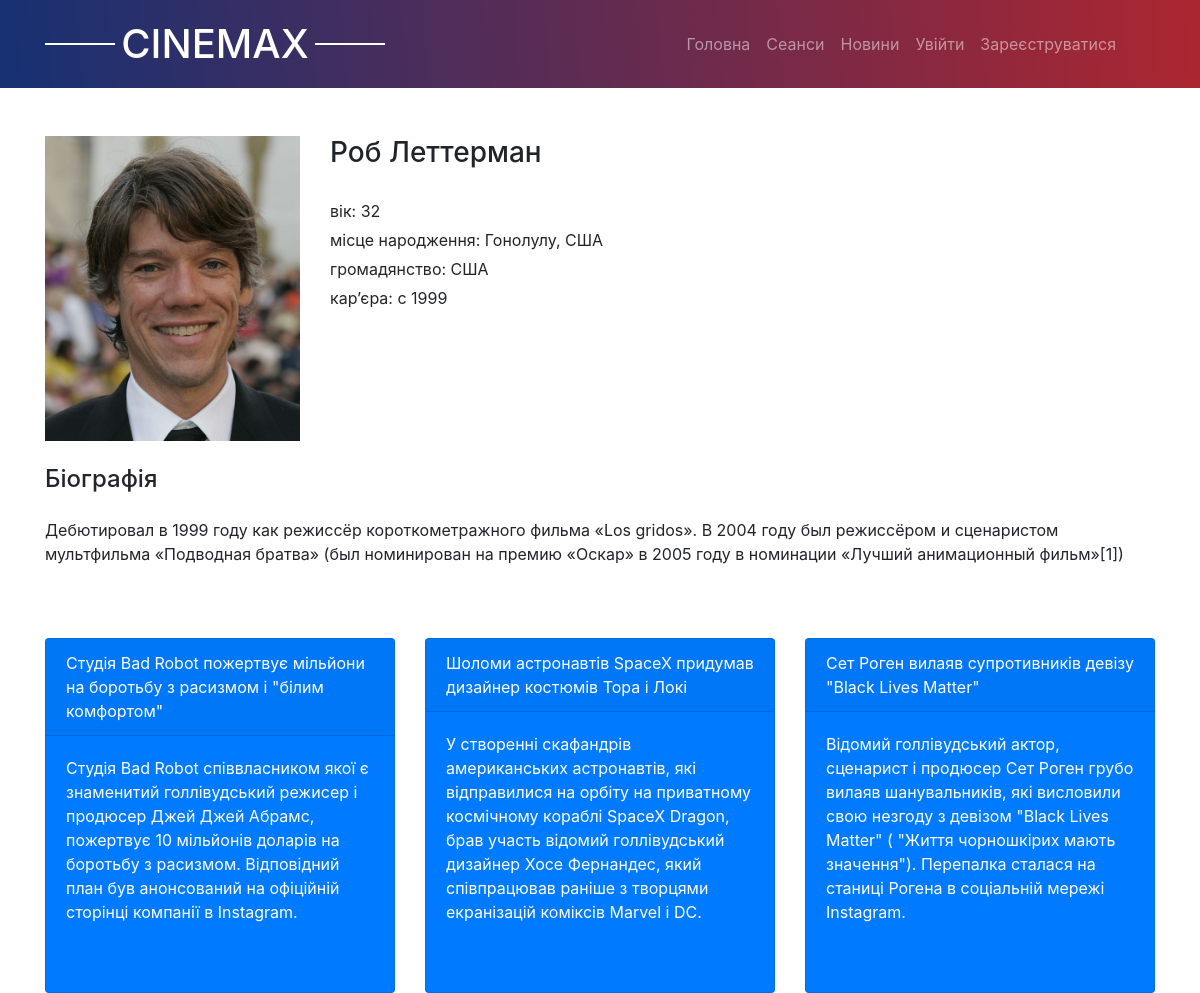
Before: /actor/11/ with the older database file.
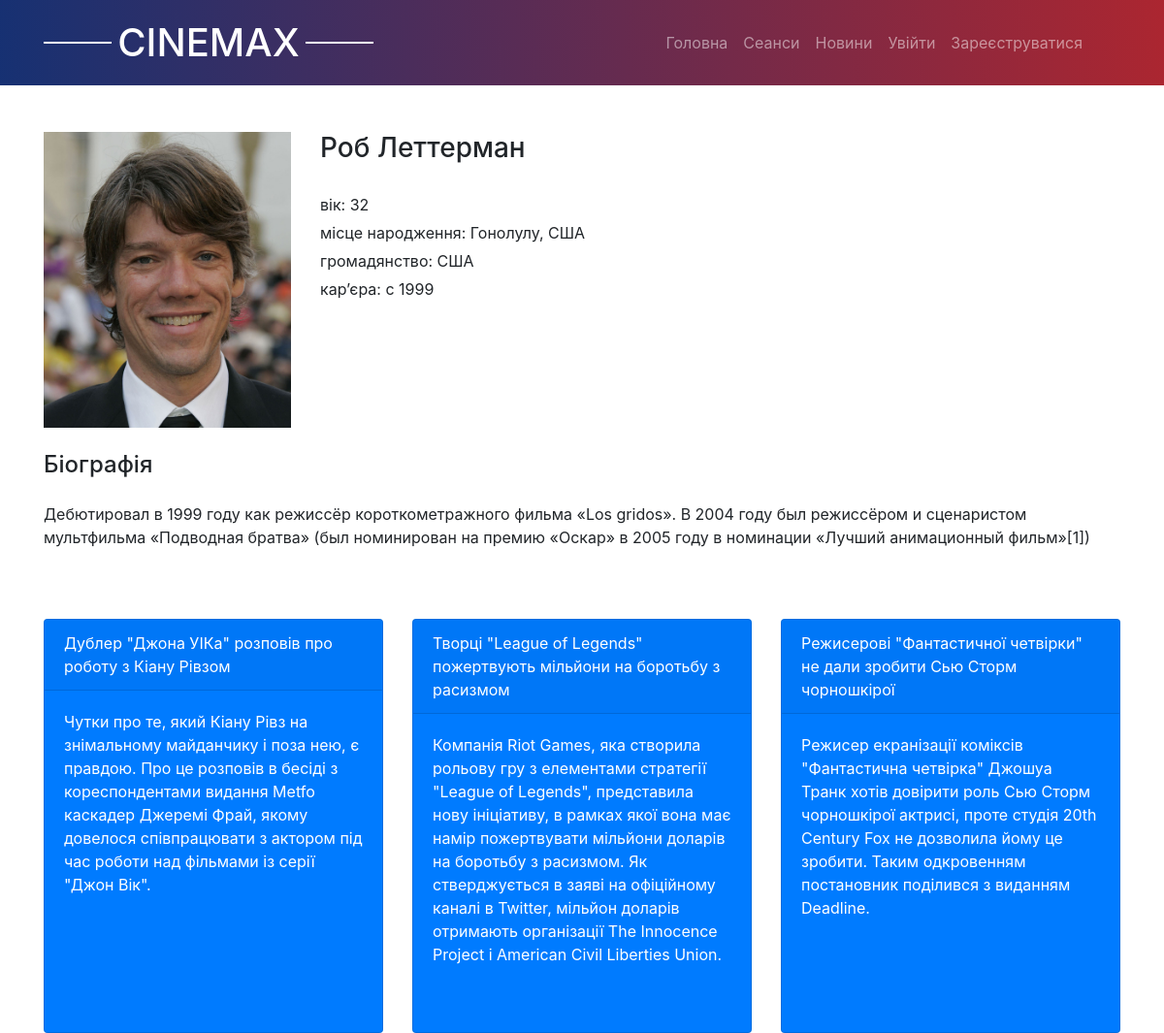
After: the same page with the newer database file.
### app/models.py (models this page shows, shortened)
class TimeStampMixin(models.Model):
    created_at = models.DateTimeField(auto_now_add=True, null=True)
    updated_at = models.DateTimeField(auto_now=True, null=True)
    class Meta:
        abstract = True

class Actor(TimeStampMixin, models.Model ): # актеры и режисеры
    name = models.CharField(max_length = 150)
    age = models.PositiveSmallIntegerField("Возраст")
    birthplace = models.CharField(max_length = 300)
    citizenship = models.CharField(max_length = 150)
    career = models.CharField(max_length = 150)
    biography = models.TextField("Биография")
    image = models.ImageField(upload_to = 'actors/')

### news/models.py (models this page shows, shortened)
class TimeStampMixin(models.Model):
    created_at = models.DateTimeField(auto_now_add=True, null=True)
    updated_at = models.DateTimeField(auto_now=True, null=True)
    class Meta:
        abstract = True

class ParseMovieInfo(TimeStampMixin, models.Model):
    title = models.CharField(max_length = 300)
    date = models.CharField(max_length = 50)
    short_describe = models.TextField()
    full_describe = models.TextField()
    liked = models.ManyToManyField(User, default = None, blank = True, related_name = 'liked')
    dislike = models.ManyToManyField(User, default = None, blank = True, related_name = 'dislike')
    url = models.SlugField(max_length = 300)

### app/views.py (the view)
# urls.py: path('actor/<int:pk>/', app_views.ActorDetailView.as_view(), name = "actor_detail" ),
class ActorDetailView(View):
    def get(self, request, pk):
        article = ParseMovieInfo.objects.order_by('-id').all()
        actor = Actor.objects.get(id=pk)
        context = {
            'actor': actor,
            'article': article,
        }
        return render(request, 'app_template/actor_detail.html', context)

### templates/app_template/actor_detail.html (shortened to what this page needs)
{% extends "base.html" %}
{% load static %}
{% block content %}
    <div class="container">
        <div class="row mt-5 actor-info">
                <div class="col-md-3">
                    <img class="img-fluid " src="{{ actor.image.url }}" alt="poster">
                </div>
                <div class="col-md-9">
                    <h3>{{ actor.name }}</h3> <br>
                    <p>вік:  {{ actor.age }} <br></p>
                    <p>місце народження: {{ actor.birthplace }} <br></p>
                    <p>громадянство:  {{ actor.citizenship }} <br></p>
                    <p>кар’єра: {{ actor.career }} <br></p>
                </div>
        </div>
        <h4 class="my-4">Біографія</h4>
        {{ actor.biography }} <br>
        <div class="row mt-5">
            {% for news in article|slice:"3" %}
            <div class="col-12 mt-3 mt-md-0 col-md-4">
                <div class="card my-4 bg-primary h-100">
                    <div class="card-header">
                        <a class="text-white" href="{% url 'news:news_detail' news.url %}">{{ news.title }}</a>
                    </div>
                    <div class="card-body text-white news_content">
                        {{ news.short_describe }}
                    </div>
                </div>
            </div>
            {% endfor %}
        </div>
    </div>
{% endblock  %}

### templates/base.html (shortened to what this page needs)
{% load static %} {% load account %}{% load i18n %}
<!DOCTYPE html>
<html lang="en">
<head>
    <link rel="stylesheet" href="{% static 'css/fontawsome.min.css' %}">
    <link rel="stylesheet" type="text/css" href="{% static 'css/normalize.css' %}">
    <link rel="stylesheet" type="text/css" href="{% static 'css/bootstrap.min.css' %}">
    <link rel="stylesheet" type="text/css" href="{% static 'css/base.css' %}">
</head>
<body>
    <header class="header">
        <div class="container">
            <div class="header-wrap ">
                <nav class="d-flex align-items-center navbar-expand-lg navbar-dark w-100 row">
                  <div class="col-4">
                    <h1 class="logo">
                      <span class="line"></span>
                      <a href="{% url 'app:home' %}">Cinemax</a>
                      <span class="line"></span>
                    </h1>
                  </div>
                  <div class="{% if user.is_anonymous %} col-8 {% else %} col-4 {% endif %} ml-auto d-flex justify-content-between align-items-center">
                    <div class="collapse navbar-collapse p-3 justify-content-end text-right" id="navbarSupportedContent">
                      <ul class="navbar-nav row">
                        <li class="nav-item">
                          <a class="nav-link" href="{% url 'app:home' %}">Головна<span class="sr-only">(current)</span></a>
                        </li>
                        <li class="nav-item ">
                          <a class="nav-link" href="{% url 'app:sessions' %}">Сеанси</a>
                        </li>
                        <li class="nav-item">
                          <a class="nav-link" href="{% url 'news:movie_news' %}">Новини</a>
                        </li>
                        {% if user.is_anonymous %}
                          <li class="nav-item ">
                            <a class="nav-link" href="{% url 'account_login' %}">Увійти</a>
                          </li>
                          <li class="nav-item">
                            <a class="nav-link" href="{% url 'account_signup' %}">Зареєструватися</a>
                          </li>
                        {% endif %}
                      </ul>
                    </div>
                  </div>
                </nav>
            </div>
        </div>
      </header>
      {% block content %}
      {% endblock  %}
</body>
</html>

### static/css/base.css (style rules this page uses)
h1,h2,h3,h4,h5,h6,p { padding: 0;margin: 0; }
p { margin: 5px 0; }
li { list-style: none; }
a { text-decoration: none; }
.header { background: linear-gradient(265.6deg, #C72424 -18.27%, #133174 102.06%); }
.header-wrap { display: flex; justify-content: space-between; }
.logo a { text-decoration: none; color: #fff; text-transform: uppercase; }
.logo { display: flex; justify-content: space-between; align-items: center; color: #fff; padding: 20px 0; }
.line { display: block; height: 2px; width: 70px; background-color: #fff; }
.container { max-width: 1140px !important; }
@media (min-width: 1200px) { .container { max-width: 1140px; } }
@media (min-width: 992px) { .container { max-width: 960px; } }
@media (min-width: 768px) { .container { max-width: 720px; } }

Changed rows visible on the page:
no longer on this page (row unchanged): ParseMovieInfo: title "Студія Bad Robot пожертвує мільйони на боротьбу з расизмом і \"білим комфортом\"", short_describe "Студія Bad Robot співвласником якої є знаменитий голлівудський режисер і продюсер Джей Джей Абрамс, пожертвує 10 мільйонів доларів на боротьбу з расизмом. Відповідний план був анонсований на офіційній сторінці компанії в Instagram."
no longer on this page (row unchanged): ParseMovieInfo: title "Шоломи астронавтів SpaceX придумав дизайнер костюмів Тора і Локі", short_describe "У створенні скафандрів американських астронавтів, які відправилися на орбіту на приватному космічному кораблі SpaceX Dragon, брав участь відомий голлівудський дизайнер Хосе Фернандес, який співпрацював раніше з творцями екранізацій коміксів Marvel і DC."
no longer on this page (row unchanged): ParseMovieInfo: title "Сет Роген вилаяв супротивників девізу \"Black Lives Matter\"", short_describe "Відомий голлівудський актор, сценарист і продюсер Сет Роген грубо вилаяв шанувальників, які висловили свою незгоду з девізом \"Black Lives Matter\" ( \"Життя чорношкірих мають значення\"). Перепалка сталася на станиці Рогена в соціальній мережі Instagram."
added ParseMovieInfo: title "Дублер \"Джона УІКа\" розповів про роботу з Кіану Рівзом", short_describe "Чутки про те, який Кіану Рівз на знімальному майданчику і поза нею, є правдою. Про це розповів в бесіді з кореспондентами видання Metfo каскадер Джеремі Фрай, якому довелося співпрацювати з актором під час роботи над фільмами із серії \"Джон Вік\"."
added ParseMovieInfo: title "Творці \"League of Legends\" пожертвують мільйони на боротьбу з расизмом", short_describe "Компанія Riot Games, яка створила рольову гру з елементами стратегії \"League of Legends\", представила нову ініціативу, в рамках якої вона має намір пожертвувати мільйони доларів на боротьбу з расизмом. Як стверджується в заяві на офіційному каналі в Twitter, мільйон доларів отримають організації The Innocence Project і American Civil Liberties Union."
added ParseMovieInfo: title "Режисерові \"Фантастичної четвірки\" не дали зробити Сью Сторм чорношкірої", short_describe "Режисер екранізації коміксів \"Фантастична четвірка\" Джошуа Транк хотів довірити роль Сью Сторм чорношкірої актрисі, проте студія 20th Century Fox не дозволила йому це зробити. Таким одкровенням постановник поділився з виданням Deadline."
